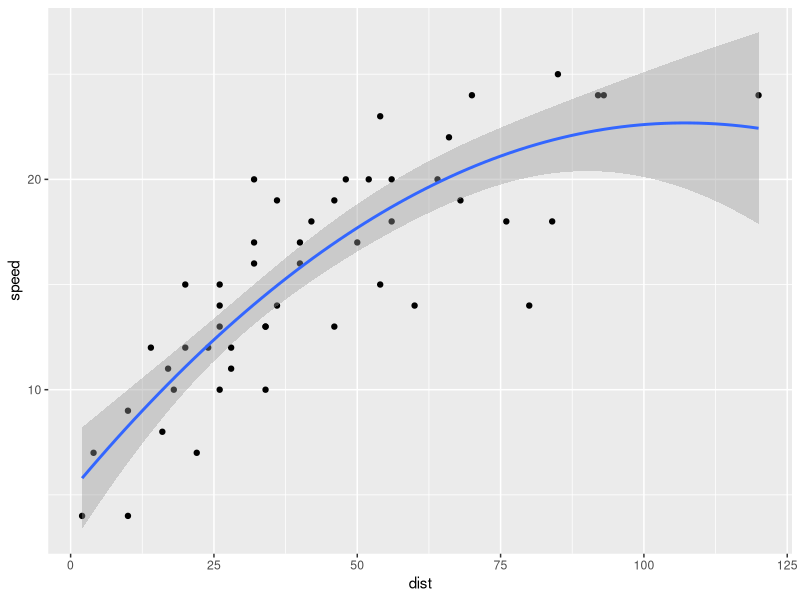

R code for this plot:
## ---- chunk 1
# For htmltools package, you may set options(htmltools.dir.version = FALSE) to suppress the version number in the subdirectory name.
options(htmltools.dir.version = FALSE)
## ---- chunk 2
library(tidyverse)
ggplot(cars, aes(x = dist, y = speed)) + 
  geom_point() + 
{{ geom_smooth(method = 'lm', formula = y ~ poly(x, 2))}} # we can highlight lines of code 
## ---- chunk 3
if (TRUE) {
{{ message("Very important!") }}
}
## ---- chunk 4
knitr::kable(summary(mtcars[,1:4]))
